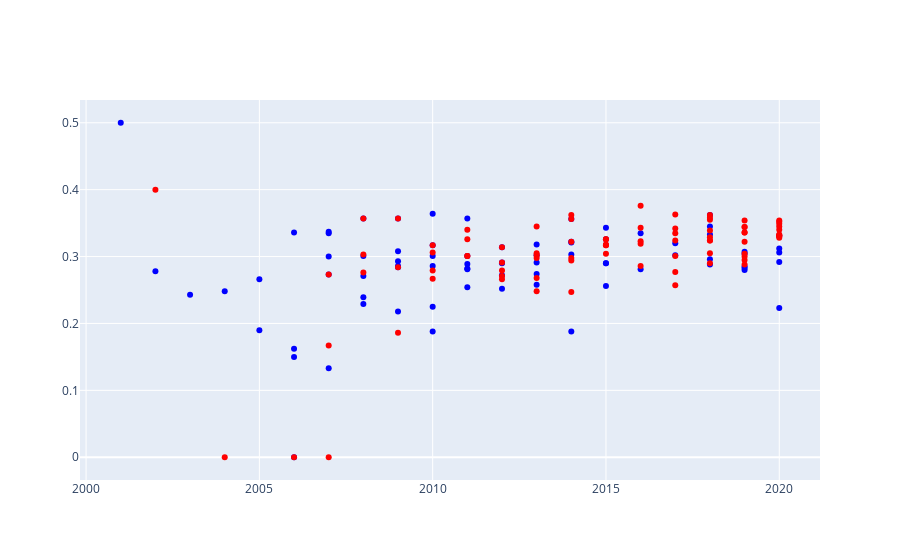

Here is the notebook cell this chart was saved with:
### Code cell
x_data = []
y_data = []

fig = go.Figure()

for idx, name in enumerate(hitter_majorleaguer['Name']):
    fig.add_trace(go.Scatter(x=korean_majorleaguer_dict[name].iloc[:-1]['연도'].astype(int),
                             y=korean_majorleaguer_dict[name].iloc[:-1]['타율'].astype(float),
                             mode='markers',
                             marker_color='blue',
                            name='{}'.format(name)))
    x_data.extend(korean_majorleaguer_dict[name].iloc[:-1]['연도'].astype(float).to_list())
    y_data.extend(korean_majorleaguer_dict[name].iloc[:-1]['타율'].astype(float).to_list())
    
for idx, name in enumerate(top10_hitter_dict.keys()):
    fig.add_trace(go.Scatter(x=top10_hitter_dict[name].iloc[:-1]['연도'].astype(int),
                            y=top10_hitter_dict[name].iloc[:-1]['타율'].astype(float),
                            mode='markers',
                            marker_color='red',
                            name='{}'.format(name)))
fig.update_layout(showlegend=False)
fig.show()

### Figure 1 — Plotly figure (JSON) as saved in the notebook; plotly's stock layout.template omitted (floating-point values rounded to 4 significant figures)
{"data": [{"marker": {"color": "blue"}, "mode": "markers", "name": "강정호", "type": "scatter", "x": [2006, 2007, 2008, 2009, 2010, 2011, 2012, 2013, 2014], "y": [0.15, 0.133, 0.271, 0.286, 0.301, 0.282, 0.314, 0.291, 0.356]}, {"marker": {"color": "blue"}, "mode": "markers", "name": "김하성", "type": "scatter", "x": [2014, 2015, 2016, 2017, 2018, 2019, 2020], "y": [0.188, 0.29, 0.281, 0.302, 0.288, 0.307, 0.306]}, {"marker": {"color": "blue"}, "mode": "markers", "name": "김현수", "type": "scatter", "x": [2006, 2007, 2008, 2009, 2010, 2011, 2012, 2013, 2014, 2015, 2018, 2019, 2020], "y": [0, 0.273, 0.357, 0.357, 0.317, 0.301, 0.291, 0.302, 0.322, 0.326, 0.362, 0.304, 0.331]}, {"marker": {"color": "blue"}, "mode": "markers", "name": "박병호", "type": "scatter", "x": [2005, 2006, 2009, 2010, 2011, 2012, 2013, 2014, 2015, 2018, 2019, 2020], "y": [0.19, 0.162, 0.218, 0.188, 0.254, 0.29, 0.318, 0.303, 0.343, 0.345, 0.28, 0.223]}, {"marker": {"color": "blue"}, "mode": "markers", "name": "이대호", "type": "scatter", "x": [2001, 2002, 2003, 2004, 2005, 2006, 2007, 2008, 2009, 2010, 2011, 2017, 2018, 2019, 2020], "y": [0.5, 0.278, 0.243, 0.248, 0.266, 0.336, 0.335, 0.301, 0.293, 0.364, 0.357, 0.32, 0.333, 0.285, 0.292]}, {"marker": {"color": "blue"}, "mode": "markers", "name": "최희섭", "type": "scatter", "x": [2007, 2008, 2009, 2010, 2011, 2012, 2013, 2015], "y": [0.337, 0.229, 0.308, 0.286, 0.281, 0.252, 0.258, 0.256]}, {"marker": {"color": "blue"}, "mode": "markers", "name": "황재균", "type": "scatter", "x": [2007, 2008, 2009, 2010, 2011, 2012, 2013, 2014, 2015, 2016, 2018, 2019, 2020], "y": [0.3, 0.239, 0.284, 0.225, 0.289, 0.272, 0.274, 0.321, 0.29, 0.335, 0.296, 0.283, 0.312]}, {"marker": {"color": "red"}, "mode": "markers", "name": "최형우", "type": "scatter", "x": [2002, 2004, 2008, 2009, 2010, 2011, 2012, 2013, 2014, 2015, 2016, 2017, 2018, 2019, 2020], "y": [0.4, 0, 0.276, 0.284, 0.279, 0.34, 0.271, 0.305, 0.356, 0.318, 0.376, 0.342, 0.339, 0.3, 0.354]}, {"marker": {"color": "red"}, "mode": "markers", "name": "손아섭", "type": "scatter", "x": [2007, 2008, 2009, 2010, 2011, 2012, 2013, 2014, 2015, 2016, 2017, 2018, 2019, 2020], "y": [0.167, 0.303, 0.186, 0.306, 0.326, 0.314, 0.345, 0.362, 0.317, 0.323, 0.335, 0.329, 0.295, 0.352]}, {"marker": {"color": "red"}, "mode": "markers", "name": "로하스", "type": "scatter", "x": [2017, 2018, 2019, 2020], "y": [0.301, 0.305, 0.322, 0.349]}, {"marker": {"color": "red"}, "mode": "markers", "name": "박민우", "type": "scatter", "x": [2013, 2014, 2015, 2016, 2017, 2018, 2019, 2020], "y": [0.268, 0.298, 0.304, 0.343, 0.363, 0.324, 0.344, 0.345]}, {"marker": {"color": "red"}, "mode": "markers", "name": "페르난데스", "type": "scatter", "x": [2019, 2020], "y": [0.344, 0.34]}, {"marker": {"color": "red"}, "mode": "markers", "name": "이정후", "type": "scatter", "x": [2017, 2018, 2019, 2020], "y": [0.324, 0.355, 0.336, 0.333]}, {"marker": {"color": "red"}, "mode": "markers", "name": "허경민", "type": "scatter", "x": [2012, 2013, 2014, 2015, 2016, 2017, 2018, 2019, 2020], "y": [0.266, 0.298, 0.247, 0.317, 0.286, 0.257, 0.324, 0.288, 0.332]}, {"marker": {"color": "red"}, "mode": "markers", "name": "김현수", "type": "scatter", "x": [2006, 2007, 2008, 2009, 2010, 2011, 2012, 2013, 2014, 2015, 2018, 2019, 2020], "y": [0, 0.273, 0.357, 0.357, 0.317, 0.301, 0.291, 0.302, 0.322, 0.326, 0.362, 0.304, 0.331]}, {"marker": {"color": "red"}, "mode": "markers", "name": "강백호", "type": "scatter", "x": [2018, 2019, 2020], "y": [0.29, 0.336, 0.33]}, {"marker": {"color": "red"}, "mode": "markers", "name": "양의지", "type": "scatter", "x": [2007, 2010, 2011, 2012, 2013, 2014, 2015, 2016, 2017, 2018, 2019, 2020], "y": [0, 0.267, 0.301, 0.279, 0.248, 0.294, 0.326, 0.319, 0.277, 0.358, 0.354, 0.328]}], "layout": {"showlegend": false}}
